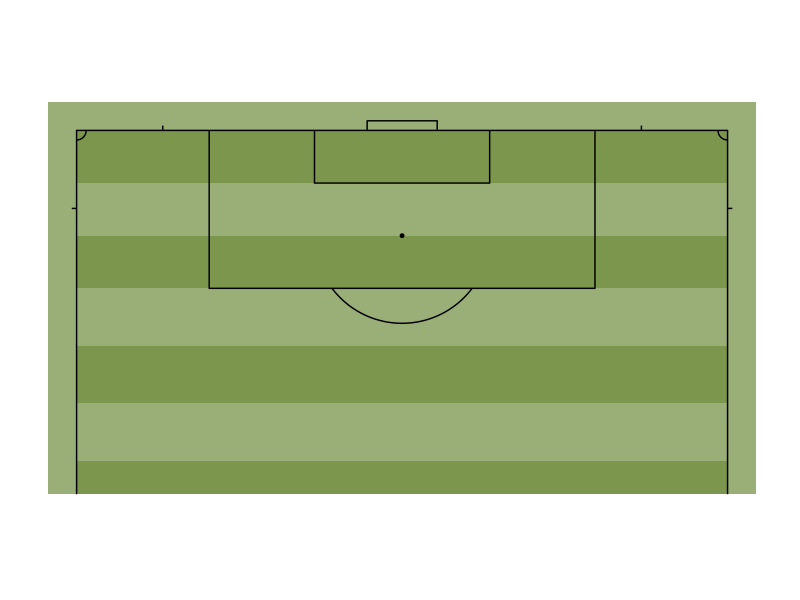

Here is the R script that generated this plot:
library('ggplot2')
library('ggthemes')
ggplot(data=data.frame(x=1,y=1),aes(x,y))+
  ###grass:
  geom_rect(aes(xmin = -3, xmax = 71, ymin = -3, ymax = 38),
            fill = "darkolivegreen4", alpha = 0.7) +
  geom_rect(aes(xmin = 0, xmax = 68, ymin = 29.5, ymax = 35),
            fill = "darkolivegreen4", alpha = 0.7) +
  geom_rect(aes(xmin = 0, xmax = 68, ymin = 18.5, ymax = 24),
            fill = "darkolivegreen4", alpha = 0.7) +
  geom_rect(aes(xmin = 0, xmax = 68, ymin = 6.5, ymax = 12.5),
            fill = "darkolivegreen4", alpha = 0.7) +
  geom_rect(aes(xmin = 0, xmax = 68, ymin = -3, ymax = .5),
            fill = "darkolivegreen4", alpha = 0.7) +
  ###pitch:
  geom_path(data=data.frame(x=c(0,0,68,68),y=c(-3,35,35,-3)))+
  ##penalty spot:
  geom_point(aes(x = 34, y = 24), size = 1) +
  ###penalty arc:
  geom_path(data=data.frame(x=c(-7300:(-1)/1000,1:7300/1000)+34,y=-c(sqrt(9.15^2-c(-7300:(-1)/1000,1:7300/1000)^2))+24),aes(x=x,y=y))+
  ###corner arc:
  geom_path(data=data.frame(x=c(0:1000/1000),y=c(35-sqrt(1^2-c(0:1000/1000)^2))),aes(x=x,y=y))+
  geom_path(data=data.frame(x=c(0:1000/1000)+67,y=c(35-sqrt(1^2-c(-1000:0/1000)^2))),aes(x=x,y=y))+
  ###corner lines:
  geom_path(data=data.frame(x=c(0,-0.5),y=c(26.85, 26.85)))+
  geom_path(data=data.frame(x=c(68,68.5),y=c(26.85, 26.85)))+
  geom_path(data=data.frame(x=c(9,9),y=c(35, 35.5)))+
  geom_path(data=data.frame(x=c(59,59),y=c(35, 35.5)))+
  ###6-yard box:
  geom_path(data=data.frame(x=c(24.85,24.85,43.15,43.15),y=c(35,29.5,29.5,35)))+
  ###goal
  geom_path(data=data.frame(x=c(30.35,30.35,37.67,37.67),y=c(35,36,36,35)))+
  ###penalty area:
  geom_path(data=data.frame(x=c(13.85,13.85,54.15,54.15),y=c(35,18.5,18.5,35)))+
  ###fix aspect ratio to 1:1
  coord_fixed() +
  ###remove all non-geom elements
  theme_solid()

